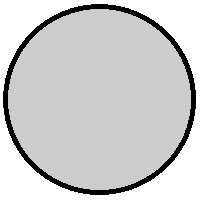
#> input picture App/Data/assets/timer.png, 200 x 200 px
$ python ocr.py
#> lines starting #> are read from the running program, lines starting #| are printed output that depends on the picture
import cv2
import numpy as np


def minutes():
    img = cv2.imread('timer_hover.png')
    for f in xrange(16):
        i = np.copy(img)
        x = 35 if len(str(f)) < 2 else 0
        cv2.putText(i, str(f), (35 + x, 125), 2, 3, 0, 10)
        top = i[:100, :]
        bot = i[100:, :]
        # cv2.imshow(str(f) + ' top', top)
        # cv2.imshow(str(f) + ' bot', bot)
        cv2.imwrite('timer_{}_top.png'.format(f), top)
        cv2.imwrite('timer_{}_bottom.png'.format(f), bot)
    # cv2.waitKey()


def seconds():
    img = cv2.imread('timer.png')
#> img is the input picture: shape (200, 200, 3); min 0, max 255, mean 203.3
    img_hover = cv2.imread('timer_hover.png')
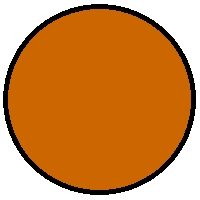
#> input picture App/Data/assets/timer_hover.png, 200 x 200 px
#> img_hover is the input picture: shape (200, 200, 3); mean B, G, R 70.7, 137, 203.3
    for f in ['00', '15', '30', '45']:
        i = np.copy(img)
        ih = np.copy(img_hover)
        cv2.putText(i, str(f), (35, 125), 2, 3, 0, 10)
        cv2.putText(ih, str(f), (35, 125), 2, 3, 0, 10)
        # [4 lines of commented-out code are left out]
        cv2.imwrite('timer_seconds_{}.png'.format(f), i)
        cv2.imwrite('timer_seconds_{}_hover.png'.format(f), ih)
#> this loop made 4 passes
#> pass 1, in seconds, `cv2.imwrite('timer_seconds_{}.png'.format(f), i)`:
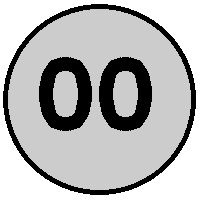
#> saved as timer_seconds_00.png: shape (200, 200, 3); min 0, max 255, mean 180.2
#> pass 1, in seconds, `cv2.imwrite('timer_seconds_{}_hover.png'.format(f), ih)`:
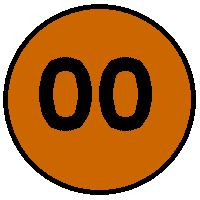
#> saved as timer_seconds_00_hover.png: shape (200, 200, 3); mean B, G, R 70.7, 125.4, 180.2
#> pass 2, in seconds, `cv2.imwrite('timer_seconds_{}.png'.format(f), i)`:
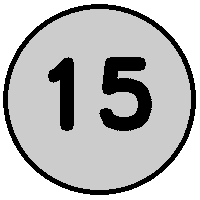
#> saved as timer_seconds_15.png: shape (200, 200, 3); min 0, max 255, mean 185.9
#> pass 2, in seconds, `cv2.imwrite('timer_seconds_{}_hover.png'.format(f), ih)`:
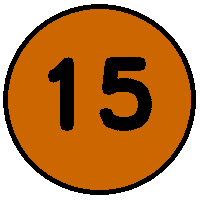
#> saved as timer_seconds_15_hover.png: shape (200, 200, 3); mean B, G, R 70.7, 128.3, 185.9
#> after the loop:
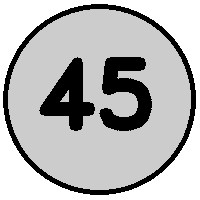
#> i: shape (200, 200, 3); min 0, max 255, mean 181.9
#> after the loop:
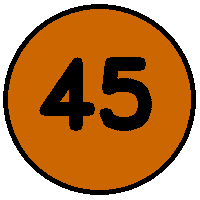
#> ih: shape (200, 200, 3); mean B, G, R 70.7, 126.3, 181.9
    # cv2.waitKey()


if __name__ == '__main__':
    seconds()
